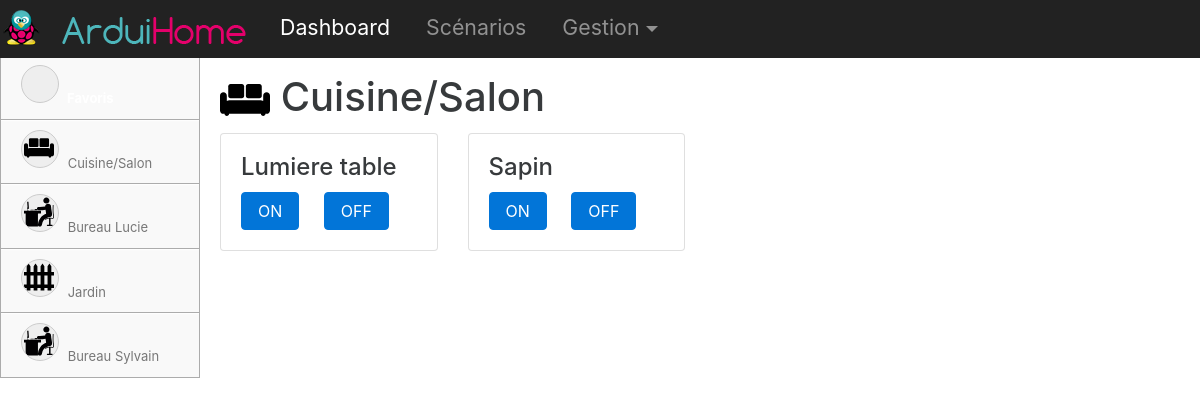
/index.php/dashboard/index/1, run on an earlier commit of the app's database.
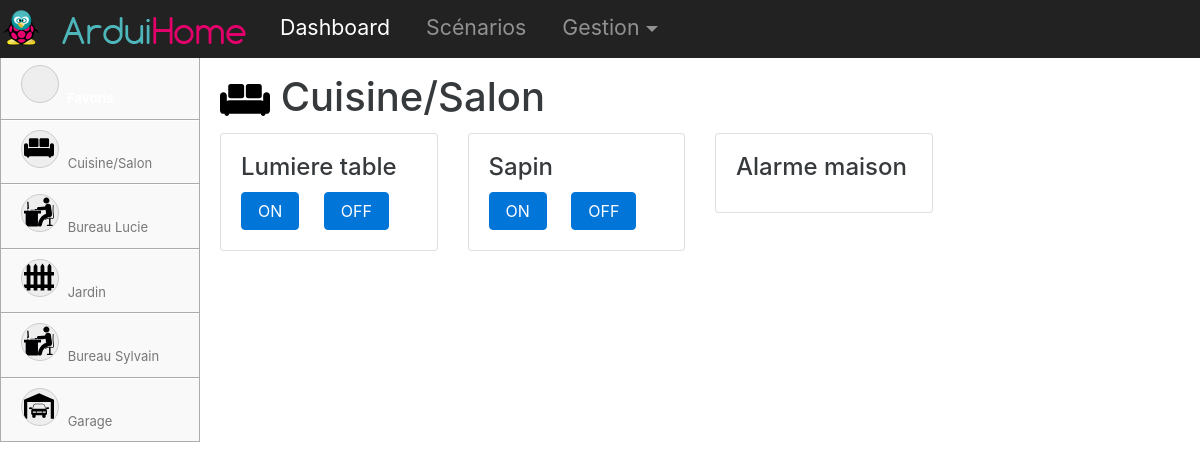
And on a later commit of the database.
### tables this page shows
CREATE TABLE `zone` (
  `id` int(11) NOT NULL,
  `zone` varchar(45) NOT NULL,
  `image` varchar(45) DEFAULT 'default'
);

CREATE TABLE `peripherique` (
  `id` int(11) NOT NULL,
  `id_type_peripherique` int(11) NOT NULL,
  `id_zone` int(11) NOT NULL,
  `id_fonction` int(11) NOT NULL,
  `nom` varchar(45) NOT NULL,
  `masque` tinyint(1) NOT NULL DEFAULT '0',
  `target` varchar(45) NOT NULL,
  `favoris` tinyint(1) NOT NULL DEFAULT '0',
  `last_heartbeat` datetime DEFAULT NULL,
  `valeur` int(5) DEFAULT NULL
);

CREATE TABLE `commande` (
  `id` int(11) NOT NULL,
  `id_peripherique` int(11) NOT NULL,
  `nom` varchar(45) NOT NULL,
  `contenu` text NOT NULL,
  `nouvelle_valeur` int(11) NOT NULL
);

### application/controllers/Dashboard.php (called while the page is built, shortened)
<?php
class Dashboard extends CI_Controller {
	public function index($_id_zone=null)
	{
		if($_id_zone)
			$zone = $this->zone_model->find($_id_zone);
		else
			$zone = $this->zone_model->BuildFavorisZone();
		$data = array(
			'zone' => $zone,
			'peripheriques' => $this->zone_model->getPeripheriques($zone)
		);
		$this->load->view('header');
		$this->load->view('dashboard', $data);
		$this->load->view('footer');
	}
}

### index.php (called while the page is built, shortened)
<?php
require_once BASEPATH.'core/CodeIgniter.php';

### application/models/Zone_model.php (called while the page is built, shortened)
<?php
class Zone_model extends CI_Model{
	public function  getZones(){
			$zones = $this->db->get('zone')->result();
			return $zones;
	}
	public function find($id_zone){
		return  $this->db->where('id', $id_zone)->get('zone')->row();
	}
	public function getPeripheriques($zone){
		if($zone->id)
			$periphs = $this->db->where('id_zone', $zone->id)->get('peripherique')->result();
		else
			$periphs = $this->db->where('favoris', 1)->get('peripherique')->result();
		$peripheriques = array();
		foreach($periphs as $periph)
			$peripheriques[] = $this->peripherique_model->find($periph->id);
		return $peripheriques;
	}
}

### application/models/Peripherique_model.php (called while the page is built, shortened)
<?php
class Peripherique_model extends CI_Model{
	public function find($_id){
		$obj = $this->db
					->select('z.*, p.*')
					->where('p.id', $_id)
					->join('zone z', 'z.id = p.id_zone')
					->get('peripherique p')
					->row();
		$obj->commandes = $this->db->where('id_peripherique', $obj->id)->get('commande')->result();
		return $obj;
	}
}

### application/views/dashboard.php (the view)
<?php include('includes/sidebar.php'); ?>
 <div class="col-md-10 zone-principale">
       <h1><img src="<?php echo base_url().'assets/img/icons/'.$zone->image; ?>.svg" style="height: 50px; width: 50px;"/> <?php echo $zone->zone; ?></h1>
       <div class="row">
        <?php foreach($peripheriques as $periph){ ?>
     	 <div class="col-md-3">
			<div class="card">
			  <div class="card-block">
			    <h4 class="card-title"><?php echo $periph->nom; ?></h4>
			  	<?php foreach($periph->commandes as $commande){ ?>
			    <a href="#" onclick="sendCommande(<?php echo $commande->id; ?>); return false;" class="card-link btn btn-primary"><?php echo $commande->nom; ?></a>
			    <?php } ?>
			  </div>
			</div>
		</div>
		<?php } ?>
	</div>
</div>

### application/views/header.php (shortened to what this page needs)
<!DOCTYPE html>
<html lang="en">
  <head>
    <link href="<?php echo base_url(); ?>assets/css/bootstrap.min.css" rel="stylesheet">
    <link href="<?php echo base_url(); ?>assets/css/arduihome.css" rel="stylesheet">
  </head>
  <body>
    <nav class="navbar navbar-fixed-top navbar-dark bg-inverse">
      <a class="navbar-brand" href="<?php echo site_url(); ?>"><img src="<?php echo base_url(); ?>/assets/img/arduihome.gif" /></a>
      <ul class="nav navbar-nav">
        <li class="nav-item active">
          <a class="nav-link" href="<?php echo site_url('dashboard/index'); ?>">Dashboard <span class="sr-only">(current)</span></a>
        </li>
        <li class="nav-item">
          <a class="nav-link" href="<?php echo site_url('admin/scenario'); ?>">Scénarios </a>
        </li>
          <li class="nav-item dropdown">
          <a class="nav-link dropdown-toggle" href="http://example.com" id="supportedContentDropdown" data-toggle="dropdown" aria-haspopup="true" aria-expanded="false">Gestion</a>
        </li>
      </ul>
    </nav>
    <div class="container-fluid">

### application/views/includes/sidebar.php
<div class="col-sm-3 col-md-2 sidebar">
         <ul class="nav nav-sidebar">
           <li class="active"><a href="<?php echo site_url('dashboard/index'); ?>"><i class="icon-fav"></i> Favoris</a></li>
           <?php foreach($this->zone_model->getZones() as $zone_sidebar){ ?>
           	<li><nobr><a href="<?php echo site_url('dashboard/index/'.$zone_sidebar->id); ?>"><i class="icon" style="background-image: url('<?php echo base_url().'assets/img/icons/'.$zone_sidebar->image.'.svg'; ?>');"></i> <?php echo $zone_sidebar->zone; ?></a></nobr></li>
           <?php } ?>
         </ul>
</div>

### application/views/footer.php
    </div>
  </body>
</html>

### assets/css/arduihome.css (style rules this page uses)
body { padding-top: 55px; }
.navbar-dark { background-color: #222222!important; padding: 0px; }
.navbar-dark li a { font-size: 16pt; padding: 5px; margin: 5px; }
.container-fluid { padding: 0px; }
.sidebar { padding:0px; }
.sidebar li { background-color: #F9F9F9; border: 1px solid #acacac; border-top: none; }
.sidebar li a { box-shadow: 0 1px 1px #FFFFFF inset; color: #777777; display: block; font-size: 13px; padding: 10px 20px; text-decoration: none; }
.sidebar li i { background: none repeat scroll 0 0 #EEEEEE; background-size: 30px 30px; background-repeat: no-repeat; background-position: 2px 2px; border: 1px solid #CCCCCC; border-radius: 30px; color: #888888; display: inline-block; height: 38px; line-height: 38px; margin-right: 5px; text-align: center; width: 38px; }
.sidebar .active a, li a:hover { background: -moz-linear-gradient(center top , #1AAEF3, #0993D3) repeat scroll 0 0 rgba(0, 0, 0, 0); box-shadow: none; color: #FFFFFF; font-weight: bold; }
.icon-fav { background-image: url('../img/icons/etoile.svg')!important; }
.zone-principale { padding: 20px; }

What changed in the data, as far as the page shows it:
added zone: image (picture), zone "Garage"
added peripherique: nom "Alarme maison"
